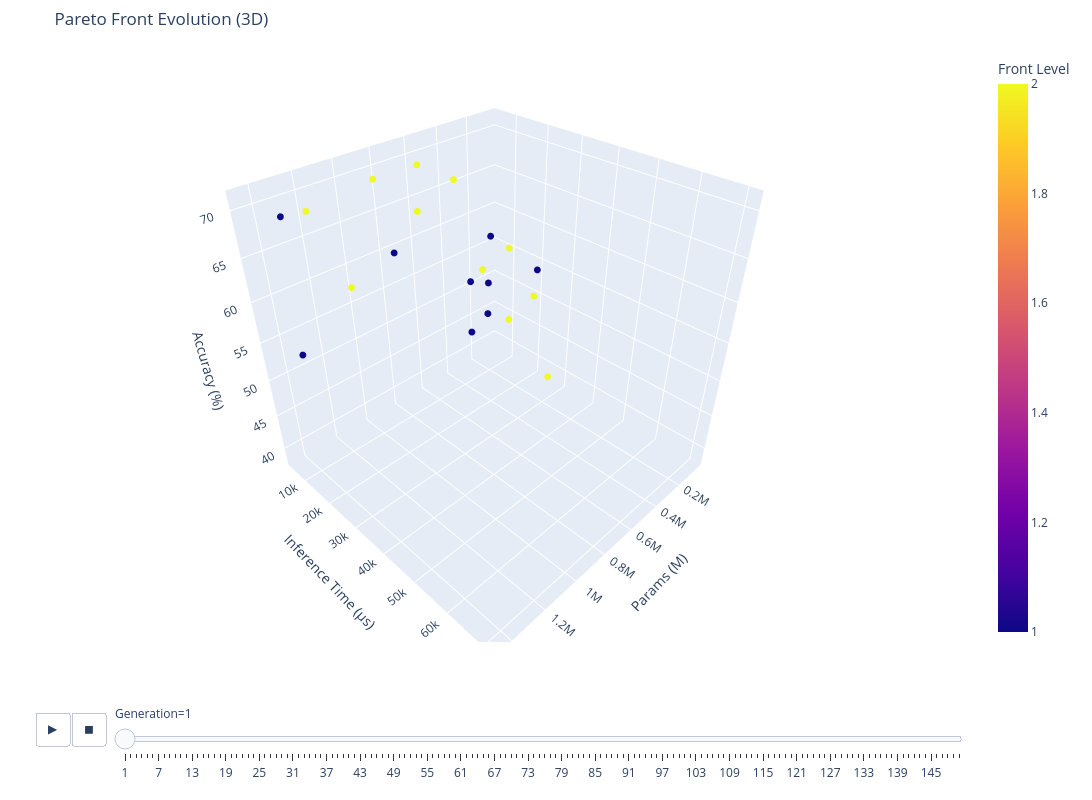

Here is the notebook cell this chart was saved with:
### Code cell
# To show 3D animation:
plot_pareto_evolution(history, dims="3d",
                    x="params", y="inference_time", z="accuracy")

### Figure 1 — Plotly figure (JSON) as saved in the notebook; plotly's stock layout.template omitted (floating-point values rounded to 4 significant figures)
{"data": [{"customdata": [[1, 1], [1, 1], [1, 1], [1, 1], [1, 1], [1, 1], [1, 1], [1, 1], [1, 1], [2, 1], [2, 1], [2, 1], [2, 1], [2, 1], [2, 1], [2, 1], [2, 1], [2, 1], [2, 1], [2, 1]], "hovertemplate": "Params: %{x:.2f} M<br>Inference Time: %{y:.2f} µs<br>Accuracy: %{z:.2f}%<br>Front Level: %{customdata[0]}<br>Generation: %{customdata[1]}<extra></extra>", "legendgroup": "", "marker": {"color": [1, 1, 1, 1, 1, 1, 1, 1, 1, 2, 2, 2, 2, 2, 2, 2, 2, 2, 2, 2], "coloraxis": "coloraxis", "size": 4, "symbol": "circle"}, "mode": "markers", "name": "", "scene": "scene", "showlegend": false, "type": "scatter3d", "x": [534600.0, 399700.0, 978700.0, 502300.0, 1427000.0, 615900.0, 179300.0, 542700.0, 1454000.0, 183400.0, 221500.0, 449900.0, 711900.0, 844200.0, 1157000.0, 667400.0, 1176000.0, 323700.0, 45930.0, 379200.0], "y": [25520.0, 20120.0, 19760.0, 24220.0, 15650.0, 24050.0, 25680.0, 20290.0, 16590.0, 25040.0, 18070.0, 10650.0, 12320.0, 5830.0, 15500.0, 10590.0, 3692.0, 22830.0, 25530.0, 16310.0], "z": [53.67, 61.45, 64.27, 57.16, 70.97, 51.67, 56.17, 56.91, 56.47, 52.42, 58.06, 67.18, 65.58, 69.17, 61.09, 70.25, 67.69, 50.0, 38.32, 56.22]}], "layout": {"coloraxis": {"colorbar": {"title": {"text": "Front Level"}}, "colorscale": [[0, "#0d0887"], [0.1111, "#46039f"], [0.2222, "#7201a8"], [0.3333, "#9c179e"], [0.4444, "#bd3786"], [0.5556, "#d8576b"], [0.6667, "#ed7953"], [0.7778, "#fb9f3a"], [0.8889, "#fdca26"], [1, "#f0f921"]]}, "height": 800, "legend": {"tracegroupgap": 0}, "margin": {"b": 20, "l": 20, "r": 20, "t": 50}, "scene": {"domain": {"x": [0, 1], "y": [0, 1]}, "xaxis": {"title": {"text": "Params (M)"}}, "yaxis": {"range": [2723.0, 72960.0], "title": {"text": "Inference Time (µs)"}}, "zaxis": {"title": {"text": "Accuracy (%)"}}}, "sliders": [{"active": 0, "currentvalue": {"prefix": "Generation="}, "len": 0.9, "pad": {"b": 10, "t": 60}, "steps": [{"args": [["1"], {"frame": {"duration": 0, "redraw": true}, "fromcurrent": true, "mode": "immediate", "transition": {"duration": 0, "easing": "linear"}}], "label": "1", "method": "animate"}, {"args": [["2"], {"frame": {"duration": 0, "redraw": true}, "fromcurrent": true, "mode": "immediate", "transition": {"duration": 0, "easing": "linear"}}], "label": "2", "method": "animate"}, {"args": [["3"], {"frame": {"duration": 0, "redraw": true}, "fromcurrent": true, "mode": "immediate", "transition": {"duration": 0, "easing": "linear"}}], "label": "3", "method": "animate"}, {"args": [["4"], {"frame": {"duration": 0, "redraw": true}, "fromcurrent": true, "mode": "immediate", "transition": {"duration": 0, "easing": "linear"}}], "label": "4", "method": "animate"}, {"args": [["5"], {"frame": {"duration": 0, "redraw": true}, "fromcurrent": true, "mode": "immediate", "transition": {"duration": 0, "easing": "linear"}}], "label": "5", "method": "animate"}, {"args": [["6"], {"frame": {"duration": 0, "redraw": true}, "fromcurrent": true, "mode": "immediate", "transition": {"duration": 0, "easing": "linear"}}], "label": "6", "method": "animate"}, {"args": [["7"], {"frame": {"duration": 0, "redraw": true}, "fromcurrent": true, "mode": "immediate", "transition": {"duration": 0, "easing": "linear"}}], "label": "7", "method": "animate"}, {"args": [["8"], {"frame": {"duration": 0, "redraw": true}, "fromcurrent": true, "mode": "immediate", "transition": {"duration": 0, "easing": "linear"}}], "label": "8", "method": "animate"}, {"args": [["9"], {"frame": {"duration": 0, "redraw": true}, "fromcurrent": true, "mode": "immediate", "transition": {"duration": 0, "easing": "linear"}}], "label": "9", "method": "animate"}, {"args": [["10"], {"frame": {"duration": 0, "redraw": true}, "fromcurrent": true, "mode": "immediate", "transition": {"duration": 0, "easing": "linear"}}], "label": "10", "method": "animate"}, {"args": [["11"], {"frame": {"duration": 0, "redraw": true}, "fromcurrent": true, "mode": "immediate", "transition": {"duration": 0, "easing": "linear"}}], "label": "11", "method": "animate"}, {"args": [["12"], {"frame": {"duration": 0, "redraw": true}, "fromcurrent": true, "mode": "immediate", "transition": {"duration": 0, "easing": "linear"}}], "label": "12", "method": "animate"}, {"args": [["13"], {"frame": {"duration": 0, "redraw": true}, "fromcurrent": true, "mode": "immediate", "transition": {"duration": 0, "easing": "linear"}}], "label": "13", "method": "animate"}, {"args": [["14"], {"frame": {"duration": 0, "redraw": true}, "fromcurrent": true, "mode": "immediate", "transition": {"duration": 0, "easing": "linear"}}], "label": "14", "method": "animate"}, {"args": [["15"], {"frame": {"duration": 0, "redraw": true}, "fromcurrent": true, "mode": "immediate", "transition": {"duration": 0, "easing": "linear"}}], "label": "15", "method": "animate"}, {"args": [["16"], {"frame": {"duration": 0, "redraw": true}, "fromcurrent": true, "mode": "immediate", "transition": {"duration": 0, "easing": "linear"}}], "label": "16", "method": "animate"}, {"args": [["17"], {"frame": {"duration": 0, "redraw": true}, "fromcurrent": true, "mode": "immediate", "transition": {"duration": 0, "easing": "linear"}}], "label": "17", "method": "animate"}, {"args": [["18"], {"frame": {"duration": 0, "redraw": true}, "fromcurrent": true, "mode": "immediate", "transition": {"duration": 0, "easing": "linear"}}], "label": "18", "method": "animate"}, {"args": [["19"], {"frame": {"duration": 0, "redraw": true}, "fromcurrent": true, "mode": "immediate", "transition": {"duration": 0, "easing": "linear"}}], "label": "19", "method": "animate"}, {"args": [["20"], {"frame": {"duration": 0, "redraw": true}, "fromcurrent": true, "mode": "immediate", "transition": {"duration": 0, "easing": "linear"}}], "label": "20", "method": "animate"}, {"args": [["21"], {"frame": {"duration": 0, "redraw": true}, "fromcurrent": true, "mode": "immediate", "transition": {"duration": 0, "easing": "linear"}}], "label": "21", "method": "animate"}, {"args": [["22"], {"frame": {"duration": 0, "redraw": true}, "fromcurrent": true, "mode": "immediate", "transition": {"duration": 0, "easing": "linear"}}], "label": "22", "method": "animate"}, {"args": [["23"], {"frame": {"duration": 0, "redraw": true}, "fromcurrent": true, "mode": "immediate", "transition": {"duration": 0, "easing": "linear"}}], "label": "23", "method": "animate"}, {"args": [["24"], {"frame": {"duration": 0, "redraw": true}, "fromcurrent": true, "mode": "immediate", "transition": {"duration": 0, "easing": "linear"}}], "label": "24", "method": "animate"}, {"args": [["25"], {"frame": {"duration": 0, "redraw": true}, "fromcurrent": true, "mode": "immediate", "transition": {"duration": 0, "easing": "linear"}}], "label": "25", "method": "animate"}, {"args": [["26"], {"frame": {"duration": 0, "redraw": true}, "fromcurrent": true, "mode": "immediate", "transition": {"duration": 0, "easing": "linear"}}], "label": "26", "method": "animate"}, {"args": [["27"], {"frame": {"duration": 0, "redraw": true}, "fromcurrent": true, "mode": "immediate", "transition": {"duration": 0, "easing": "linear"}}], "label": "27", "method": "animate"}, {"args": [["28"], {"frame": {"duration": 0, "redraw": true}, "fromcurrent": true, "mode": "immediate", "transition": {"duration": 0, "easing": "linear"}}], "label": "28", "method": "animate"}, {"args": [["29"], {"frame": {"duration": 0, "redraw": true}, "fromcurrent": true, "mode": "immediate", "transition": {"duration": 0, "easing": "linear"}}], "label": "29", "method": "animate"}, {"args": [["30"], {"frame": {"duration": 0, "redraw": true}, "fromcurrent": true, "mode": "immediate", "transition": {"duration": 0, "easing": "linear"}}], "label": "30", "method": "animate"}, {"args": [["31"], {"frame": {"duration": 0, "redraw": true}, "fromcurrent": true, "mode": "immediate", "transition": {"duration": 0, "easing": "linear"}}], "label": "31", "method": "animate"}, {"args": [["32"], {"frame": {"duration": 0, "redraw": true}, "fromcurrent": true, "mode": "immediate", "transition": {"duration": 0, "easing": "linear"}}], "label": "32", "method": "animate"}, {"args": [["33"], {"frame": {"duration": 0, "redraw": true}, "fromcurrent": true, "mode": "immediate", "transition": {"duration": 0, "easing": "linear"}}], "label": "33", "method": "animate"}, {"args": [["34"], {"frame": {"duration": 0, "redraw": true}, "fromcurrent": true, "mode": "immediate", "transition": {"duration": 0, "easing": "linear"}}], "label": "34", "method": "animate"}, {"args": [["35"], {"frame": {"duration": 0, "redraw": true}, "fromcurrent": true, "mode": "immediate", "transition": {"duration": 0, "easing": "linear"}}], "label": "35", "method": "animate"}, {"args": [["36"], {"frame": {"duration": 0, "redraw": true}, "fromcurrent": true, "mode": "immediate", "transition": {"duration": 0, "easing": "linear"}}], "label": "36", "method": "animate"}, {"args": [["37"], {"frame": {"duration": 0, "redraw": true}, "fromcurrent": true, "mode": "immediate", "transition": {"duration": 0, "easing": "linear"}}], "label": "37", "method": "animate"}, {"args": [["38"], {"frame": {"duration": 0, "redraw": true}, "fromcurrent": true, "mode": "immediate", "transition": {"duration": 0, "easing": "linear"}}], "label": "38", "method": "animate"}, {"args": [["39"], {"frame": {"duration": 0, "redraw": true}, "fromcurrent": true, "mode": "immediate", "transition": {"duration": 0, "easing": "linear"}}], "label": "39", "method": "animate"}, {"args": [["40"], {"frame": {"duration": 0, "redraw": true}, "fromcurrent": true, "mode": "immediate", "transition": {"duration": 0, "easing": "linear"}}], "label": "40", "method": "animate"}, {"args": [["41"], {"frame": {"duration": 0, "redraw": true}, "fromcurrent": true, "mode": "immediate", "transition": {"duration": 0, "easing": "linear"}}], "label": "41", "method": "animate"}, {"args": [["42"], {"frame": {"duration": 0, "redraw": true}, "fromcurrent": true, "mode": "immediate", "transition": {"duration": 0, "easing": "linear"}}], "label": "42", "method": "animate"}, {"args": [["43"], {"frame": {"duration": 0, "redraw": true}, "fromcurrent": true, "mode": "immediate", "transition": {"duration": 0, "easing": "linear"}}], "label": "43", "method": "animate"}, {"args": [["44"], {"frame": {"duration": 0, "redraw": true}, "fromcurrent": true, "mode": "immediate", "transition": {"duration": 0, "easing": "linear"}}], "label": "44", "method": "animate"}, {"args": [["45"], {"frame": {"duration": 0, "redraw": true}, "fromcurrent": true, "mode": "immediate", "transition": {"duration": 0, "easing": "linear"}}], "label": "45", "method": "animate"}, {"args": [["46"], {"frame": {"duration": 0, "redraw": true}, "fromcurrent": true, "mode": "immediate", "transition": {"duration": 0, "easing": "linear"}}], "label": "46", "method": "animate"}, {"args": [["47"], {"frame": {"duration": 0, "redraw": true}, "fromcurrent": true, "mode": "immediate", "transition": {"duration": 0, "easing": "linear"}}], "label": "47", "method": "animate"}, {"args": [["48"], {"frame": {"duration": 0, "redraw": true}, "fromcurrent": true, "mode": "immediate", "transition": {"duration": 0, "easing": "linear"}}], "label": "48", "method": "animate"}, {"args": [["49"], {"frame": {"duration": 0, "redraw": true}, "fromcurrent": true, "mode": "immediate", "transition": {"duration": 0, "easing": "linear"}}], "label": "49", "method": "animate"}, {"args": [["50"], {"frame": {"duration": 0, "redraw": true}, "fromcurrent": true, "mode": "immediate", "transition": {"duration": 0, "easing": "linear"}}], "label": "50", "method": "animate"}, {"args": [["51"], {"frame": {"duration": 0, "redraw": true}, "fromcurrent": true, "mode": "immediate", "transition": {"duration": 0, "easing": "linear"}}], "label": "51", "method": "animate"}, {"args": [["52"], {"frame": {"duration": 0, "redraw": true}, "fromcurrent": true, "mode": "immediate", "transition": {"duration": 0, "easing": "linear"}}], "label": "52", "method": "animate"}, {"args": [["53"], {"frame": {"duration": 0, "redraw": true}, "fromcurrent": true, "mode": "immediate", "transition": {"duration": 0, "easing": "linear"}}], "label": "53", "method": "animate"}, {"args": [["54"], {"frame": {"duration": 0, "redraw": true}, "fromcurrent": true, "mode": "immediate", "transition": {"duration": 0, "easing": "linear"}}], "label": "54", "method": "animate"}, {"args": [["55"], {"frame": {"duration": 0, "redraw": true}, "fromcurrent": true, "mode": "immediate", "transition": {"duration": 0, "easing": "linear"}}], "label": "55", "method": "animate"}, {"args": [["56"], {"frame": {"duration": 0, "redraw": true}, "fromcurrent": true, "mode": "immediate", "transition": {"duration": 0, "easing": "linear"}}], "label": "56", "method": "animate"}, {"args": [["57"], {"frame": {"duration": 0, "redraw": true}, "fromcurrent": true, "mode": "immediate", "transition": {"duration": 0, "easing": "linear"}}], "label": "57", "method": "animate"}, {"args": [["58"], {"frame": {"duration": 0, "redraw": true}, "fromcurrent": true, "mode": "immediate", "transition": {"duration": 0, "easing": "linear"}}], "label": "58", "method": "animate"}, {"args": [["59"], {"frame": {"duration": 0, "redraw": true}, "fromcurrent": true, "mode": "immediate", "transition": {"duration": 0, "easing": "linear"}}], "label": "59", "method": "animate"}, {"args": [["60"], {"frame": {"duration": 0, "redraw": true}, "fromcurrent": true, "mode": "immediate", "transition": {"duration": 0, "easing": "linear"}}], "label": "60", "method": "animate"}, {"args": [["61"], {"frame": {"duration": 0, "redraw": true}, "fromcurrent": true, "mode": "immediate", "transition": {"duration": 0, "easing": "linear"}}], "label": "61", "method": "animate"}, {"args": [["62"], {"frame": {"duration": 0, "redraw": true}, "fromcurrent": true, "mode": "immediate", "transition": {"duration": 0, "easing": "linear"}}], "label": "62", "method": "animate"}, {"args": [["63"], {"frame": {"duration": 0, "redraw": true}, "fromcurrent": true, "mode": "immediate", "transition": {"duration": 0, "easing": "linear"}}], "label": "63", "method": "animate"}, {"args": [["64"], {"frame": {"duration": 0, "redraw": true}, "fromcurrent": true, "mode": "immediate", "transition": {"duration": 0, "easing": "linear"}}], "label": "64", "method": "animate"}, {"args": [["65"], {"frame": {"duration": 0, "redraw": true}, "fromcurrent": true, "mode": "immediate", "transition": {"duration": 0, "easing": "linear"}}], "label": "65", "method": "animate"}, {"args": [["66"], {"frame": {"duration": 0, "redraw": true}, "fromcurrent": true, "mode": "immediate", "transition": {"duration": 0, "easing": "linear"}}], "label": "66", "method": "animate"}, {"args": [["67"], {"frame": {"duration": 0, "redraw": true}, "fromcurrent": true, "mode": "immediate", "transition": {"duration": 0, "easing": "linear"}}], "label": "67", "method": "animate"}, {"args": [["68"], {"frame": {"duration": 0, "redraw": true}, "fromcurrent": true, "mode": "immediate", "transition": {"duration": 0, "easing": "linear"}}], "label": "68", "method": "animate"}, {"args": [["69"], {"frame": {"duration": 0, "redraw": true}, "fromcurrent": true, "mode": "immediate", "transition": {"duration": 0, "easing": "linear"}}], "label": "69", "method": "animate"}, {"args": [["70"], {"frame": {"duration": 0, "redraw": true}, "fromcurrent": true, "mode": "immediate", "transition": {"duration": 0, "easing": "linear"}}], "label": "70", "method": "animate"}, {"args": [["71"], {"frame": {"duration": 0, "redraw": true}, "fromcurrent": true, "mode": "immediate", "transition": {"duration": 0, "easing": "linear"}}], "label": "71", "method": "animate"}, {"args": [["72"], {"frame": {"duration": 0, "redraw": true}, "fromcurrent": true, "mode": "immediate", "transition": {"duration": 0, "easing": "linear"}}], "label": "72", "method": "animate"}, {"args": [["73"], {"frame": {"duration": 0, "redraw": true}, "fromcurrent": true, "mode": "immediate", "transition": {"duration": 0, "easing": "linear"}}], "label": "73", "method": "animate"}, {"args": [["74"], {"frame": {"duration": 0, "redraw": true}, "fromcurrent": true, "mode": "immediate", "transition": {"duration": 0, "easing": "linear"}}], "label": "74", "method": "animate"}, {"args": [["75"], {"frame": {"duration": 0, "redraw": true}, "fromcurrent": true, "mode": "immediate", "transition": {"duration": 0, "easing": "linear"}}], "label": "75", "method": "animate"}, {"args": [["76"], {"frame": {"duration": 0, "redraw": true}, "fromcurrent": true, "mode": "immediate", "transition": {"duration": 0, "easing": "linear"}}], "label": "76", "method": "animate"}, {"args": [["77"], {"frame": {"duration": 0, "redraw": true}, "fromcurrent": true, "mode": "immediate", "transition": {"duration": 0, "easing": "linear"}}], "label": "77", "method": "animate"}, {"args": [["78"], {"frame": {"duration": 0, "redraw": true}, "fromcurrent": true, "mode": "immediate", "transition": {"duration": 0, "easing": "linear"}}], "label": "78", "method": "animate"}, {"args": [["79"], {"frame": {"duration": 0, "redraw": true}, "fromcurrent": true, "mode": "immediate", "transition": {"duration": 0, "easing": "linear"}}], "label": "79", "method": "animate"}, {"args": [["80"], {"frame": {"duration": 0, "redraw": true}, "fromcurrent": true, "mode": "immediate", "transition": {"duration": 0, "easing": "linear"}}], "label": "80", "method": "animate"}, {"args": [["81"], {"frame": {"duration": 0, "redraw": true}, "fromcurrent": true, "mode": "immediate", "transition": {"duration": 0, "easing": "linear"}}], "label": "81", "method": "animate"}, {"args": [["82"], {"frame": {"duration": 0, "redraw": true}, "fromcurrent": true, "mode": "immediate", "transition": {"duration": 0, "easing": "linear"}}], "label": "82", "method": "animate"}, {"args": [["83"], {"frame": {"duration": 0, "redraw": true}, "fromcurrent": true, "mode": "immediate", "transition": {"duration": 0, "easing": "linear"}}], "label": "83", "method": "animate"}, {"args": [["84"], {"frame": {"duration": 0, "redraw": true}, "fromcurrent": true, "mode": "immediate", "transition": {"duration": 0, "easing": "linear"}}], "label": "84", "method": "animate"}, {"args": [["85"], {"frame": {"duration": 0, "redraw": true}, "fromcurrent": true, "mode": "immediate", "transition": {"duration": 0, "easing": "linear"}}], "label": "85", "method": "animate"}, {"args": [["86"], {"frame": {"duration": 0, "redraw": true}, "fromcurrent": true, "mode": "immediate", "transition": {"duration": 0, "easing": "linear"}}], "label": "86", "method": "animate"}, {"args": [["87"], {"frame": {"duration": 0, "redraw": true}, "fromcurrent": true, "mode": "immediate", "transition": {"duration": 0, "easing": "linear"}}], "label": "87", "method": "animate"}, {"args": [["88"], {"frame": {"duration": 0, "redraw": true}, "fromcurrent": true, "mode": "immediate", "transition": {"duration": 0, "easing": "linear"}}], "label": "88", "method": "animate"}, {"args": [["89"], {"frame": {"duration": 0, "redraw": true}, "fromcurrent": true, "mode": "immediate", "transition": {"duration": 0, "easing": "linear"}}], "label": "89", "method": "animate"}, {"args": [["90"], {"frame": {"duration": 0, "redraw": true}, "fromcurrent": true, "mode": "immediate", "transition": {"duration": 0, "easing": "linear"}}], "label": "90", "method": "animate"}, {"args": [["91"], {"frame": {"duration": 0, "redraw": true}, "fromcurrent": true, "mode": "immediate", "transition": {"duration": 0, "easing": "linear"}}], "label": "91", "method": "animate"}, {"args": [["92"], {"frame": {"duration": 0, "redraw": true}, "fromcurrent": true, "mode": "immediate", "transition": {"duration": 0, "easing": "linear"}}], "label": "92", "method": "animate"}, {"args": [["93"], {"frame": {"duration": 0, "redraw": true}, "fromcurrent": true, "mode": "immediate", "transition": {"duration": 0, "easing": "linear"}}], "label": "93", "method": "animate"}, {"args": [["94"], {"frame": {"duration": 0, "redraw": true}, "fromcurrent": true, "mode": "immediate", "transition": {"duration": 0, "easing": "linear"}}], "label": "94", "method": "animate"}, {"args": [["95"], {"frame": {"duration": 0, "redraw": true}, "fromcurrent": true, "mode": "immediate", "transition": {"duration": 0, "easing": "linear"}}], "label": "95", "method": "animate"}, {"args": [["96"], {"frame": {"duration": 0, "redraw": true}, "fromcurrent": true, "mode": "immediate", "transition": {"duration": 0, "easing": "linear"}}], "label": "96", "method": "animate"}, {"args": [["97"], {"frame": {"duration": 0, "redraw": true}, "fromcurrent": true, "mode": "immediate", "transition": {"duration": 0, "easing": "linear"}}], "label": "97", "method": "animate"}, {"args": [["98"], {"frame": {"duration": 0, "redraw": true}, "fromcurrent": true, "mode": "immediate", "transition": {"duration": 0, "easing": "linear"}}], "label": "98", "method": "animate"}, {"args": [["99"], {"frame": {"duration": 0, "redraw": true}, "fromcurrent": true, "mode": "immediate", "transition": {"duration": 0, "easing": "linear"}}], "label": "99", "method": "animate"}, {"args": [["100"], {"frame": {"duration": 0, "redraw": true}, "fromcurrent": true, "mode": "immediate", "transition": {"duration": 0, "easing": "linear"}}], "label": "100", "method": "animate"}, {"args": [["101"], {"frame": {"duration": 0, "redraw": true}, "fromcurrent": true, "mode": "immediate", "transition": {"duration": 0, "easing": "linear"}}], "label": "101", "method": "animate"}, {"args": [["102"], {"frame": {"duration": 0, "redraw": true}, "fromcurrent": true, "mode": "immediate", "transition": {"duration": 0, "easing": "linear"}}], "label": "102", "method": "animate"}, {"args": [["103"], {"frame": {"duration": 0, "redraw": true}, "fromcurrent": true, "mode": "immediate", "transition": {"duration": 0, "easing": "linear"}}], "label": "103", "method": "animate"}, {"args": [["104"], {"frame": {"duration": 0, "redraw": true}, "fromcurrent": true, "mode": "immediate", "transition": {"duration": 0, "easing": "linear"}}], "label": "104", "method": "animate"}, {"args": [["105"], {"frame": {"duration": 0, "redraw": true}, "fromcurrent": true, "mode": "immediate", "transition": {"duration": 0, "easing": "linear"}}], "label": "105", "method": "animate"}, {"args": [["106"], {"frame": {"duration": 0, "redraw": true}, "fromcurrent": true, "mode": "immediate", "transition": {"duration": 0, "easing": "linear"}}], "label": "106", "method": "animate"}, {"args": [["107"], {"frame": {"duration": 0, "redraw": true}, "fromcurrent": true, "mode": "immediate", "transition": {"duration": 0, "easing": "linear"}}], "label": "107", "method": "animate"}, {"args": [["108"], {"frame": {"duration": 0, "redraw": true}, "fromcurrent": true, "mode": "immediate", "transition": {"duration": 0, "easing": "linear"}}], "label": "108", "method": "animate"}, {"args": [["109"], {"frame": {"duration": 0, "redraw": true}, "fromcurrent": true, "mode": "immediate", "transition": {"duration": 0, "easing": "linear"}}], "label": "109", "method": "animate"}, {"args": [["110"], {"frame": {"duration": 0, "redraw": true}, "fromcurrent": true, "mode": "immediate", "transition": {"duration": 0, "easing": "linear"}}], "label": "110", "method": "animate"}, {"args": [["111"], {"frame": {"duration": 0, "redraw": true}, "fromcurrent": true, "mode": "immediate", "transition": {"duration": 0, "easing": "linear"}}], "label": "111", "method": "animate"}, {"args": [["112"], {"frame": {"duration": 0, "redraw": true}, "fromcurrent": true, "mode": "immediate", "transition": {"duration": 0, "easing": "linear"}}], "label": "112", "method": "animate"}, {"args": [["113"], {"frame": {"duration": 0, "redraw": true}, "fromcurrent": true, "mode": "immediate", "transition": {"duration": 0, "easing": "linear"}}], "label": "113", "method": "animate"}, {"args": [["114"], {"frame": {"duration": 0, "redraw": true}, "fromcurrent": true, "mode": "immediate", "transition": {"duration": 0, "easing": "linear"}}], "label": "114", "method": "animate"}, {"args": [["115"], {"frame": {"duration": 0, "redraw": true}, "fromcurrent": true, "mode": "immediate", "transition": {"duration": 0, "easing": "linear"}}], "label": "115", "method": "animate"}, {"args": [["116"], {"frame": {"duration": 0, "redraw": true}, "fromcurrent": true, "mode": "immediate", "transition": {"duration": 0, "easing": "linear"}}], "label": "116", "method": "animate"}, {"args": [["117"], {"frame": {"duration": 0, "redraw": true}, "fromcurrent": true, "mode": "immediate", "transition": {"duration": 0, "easing": "linear"}}], "label": "117", "method": "animate"}, {"args": [["118"], {"frame": {"duration": 0, "redraw": true}, "fromcurrent": true, "mode": "immediate", "transition": {"duration": 0, "easing": "linear"}}], "label": "118", "method": "animate"}, {"args": [["119"], {"frame": {"duration": 0, "redraw": true}, "fromcurrent": true, "mode": "immediate", "transition": {"duration": 0, "easing": "linear"}}], "label": "119", "method": "animate"}, {"args": [["120"], {"frame": {"duration": 0, "redraw": true}, "fromcurrent": true, "mode": "immediate", "transition": {"duration": 0, "easing": "linear"}}], "label": "120", "method": "animate"}, {"args": [["121"], {"frame": {"duration": 0, "redraw": true}, "fromcurrent": true, "mode": "immediate", "transition": {"duration": 0, "easing": "linear"}}], "label": "121", "method": "animate"}, {"args": [["122"], {"frame": {"duration": 0, "redraw": true}, "fromcurrent": true, "mode": "immediate", "transition": {"duration": 0, "easing": "linear"}}], "label": "122", "method": "animate"}, {"args": [["123"], {"frame": {"duration": 0, "redraw": true}, "fromcurrent": true, "mode": "immediate", "transition": {"duration": 0, "easing": "linear"}}], "label": "123", "method": "animate"}, {"args": [["124"], {"frame": {"duration": 0, "redraw": true}, "fromcurrent": true, "mode": "immediate", "transition": {"duration": 0, "easing": "linear"}}], "label": "124", "method": "animate"}, {"args": [["125"], {"frame": {"duration": 0, "redraw": true}, "fromcurrent": true, "mode": "immediate", "transition": {"duration": 0, "easing": "linear"}}], "label": "125", "method": "animate"}, {"args": [["126"], {"frame": {"duration": 0, "redraw": true}, "fromcurrent": true, "mode": "immediate", "transition": {"duration": 0, "easing": "linear"}}], "label": "126", "method": "animate"}, {"args": [["127"], {"frame": {"duration": 0, "redraw": true}, "fromcurrent": true, "mode": "immediate", "transition": {"duration": 0, "easing": "linear"}}], "label": "127", "method": "animate"}, {"args": [["128"], {"frame": {"duration": 0, "redraw": true}, "fromcurrent": true, "mode": "immediate", "transition": {"duration": 0, "easing": "linear"}}], "label": "128", "method": "animate"}, {"args": [["129"], {"frame": {"duration": 0, "redraw": true}, "fromcurrent": true, "mode": "immediate", "transition": {"duration": 0, "easing": "linear"}}], "label": "129", "method": "animate"}, {"args": [["130"], {"frame": {"duration": 0, "redraw": true}, "fromcurrent": true, "mode": "immediate", "transition": {"duration": 0, "easing": "linear"}}], "label": "130", "method": "animate"}, {"args": [["131"], {"frame": {"duration": 0, "redraw": true}, "fromcurrent": true, "mode": "immediate", "transition": {"duration": 0, "easing": "linear"}}], "label": "131", "method": "animate"}, {"args": [["132"], {"frame": {"duration": 0, "redraw": true}, "fromcurrent": true, "mode": "immediate", "transition": {"duration": 0, "easing": "linear"}}], "label": "132", "method": "animate"}, {"args": [["133"], {"frame": {"duration": 0, "redraw": true}, "fromcurrent": true, "mode": "immediate", "transition": {"duration": 0, "easing": "linear"}}], "label": "133", "method": "animate"}, {"args": [["134"], {"frame": {"duration": 0, "redraw": true}, "fromcurrent": true, "mode": "immediate", "transition": {"duration": 0, "easing": "linear"}}], "label": "134", "method": "animate"}, {"args": [["135"], {"frame": {"duration": 0, "redraw": true}, "fromcurrent": true, "mode": "immediate", "transition": {"duration": 0, "easing": "linear"}}], "label": "135", "method": "animate"}, {"args": [["136"], {"frame": {"duration": 0, "redraw": true}, "fromcurrent": true, "mode": "immediate", "transition": {"duration": 0, "easing": "linear"}}], "label": "136", "method": "animate"}, {"args": [["137"], {"frame": {"duration": 0, "redraw": true}, "fromcurrent": true, "mode": "immediate", "transition": {"duration": 0, "easing": "linear"}}], "label": "137", "method": "animate"}, {"args": [["138"], {"frame": {"duration": 0, "redraw": true}, "fromcurrent": true, "mode": "immediate", "transition": {"duration": 0, "easing": "linear"}}], "label": "138", "method": "animate"}, {"args": [["139"], {"frame": {"duration": 0, "redraw": true}, "fromcurrent": true, "mode": "immediate", "transition": {"duration": 0, "easing": "linear"}}], "label": "139", "method": "animate"}, {"args": [["140"], {"frame": {"duration": 0, "redraw": true}, "fromcurrent": true, "mode": "immediate", "transition": {"duration": 0, "easing": "linear"}}], "label": "140", "method": "animate"}, {"args": [["141"], {"frame": {"duration": 0, "redraw": true}, "fromcurrent": true, "mode": "immediate", "transition": {"duration": 0, "easing": "linear"}}], "label": "141", "method": "animate"}, {"args": [["142"], {"frame": {"duration": 0, "redraw": true}, "fromcurrent": true, "mode": "immediate", "transition": {"duration": 0, "easing": "linear"}}], "label": "142", "method": "animate"}, {"args": [["143"], {"frame": {"duration": 0, "redraw": true}, "fromcurrent": true, "mode": "immediate", "transition": {"duration": 0, "easing": "linear"}}], "label": "143", "method": "animate"}, {"args": [["144"], {"frame": {"duration": 0, "redraw": true}, "fromcurrent": true, "mode": "immediate", "transition": {"duration": 0, "easing": "linear"}}], "label": "144", "method": "animate"}, {"args": [["145"], {"frame": {"duration": 0, "redraw": true}, "fromcurrent": true, "mode": "immediate", "transition": {"duration": 0, "easing": "linear"}}], "label": "145", "method": "animate"}, {"args": [["146"], {"frame": {"duration": 0, "redraw": true}, "fromcurrent": true, "mode": "immediate", "transition": {"duration": 0, "easing": "linear"}}], "label": "146", "method": "animate"}, {"args": [["147"], {"frame": {"duration": 0, "redraw": true}, "fromcurrent": true, "mode": "immediate", "transition": {"duration": 0, "easing": "linear"}}], "label": "147", "method": "animate"}, {"args": [["148"], {"frame": {"duration": 0, "redraw": true}, "fromcurrent": true, "mode": "immediate", "transition": {"duration": 0, "easing": "linear"}}], "label": "148", "method": "animate"}, {"args": [["149"], {"frame": {"duration": 0, "redraw": true}, "fromcurrent": true, "mode": "immediate", "transition": {"duration": 0, "easing": "linear"}}], "label": "149", "method": "animate"}, {"args": [["150"], {"frame": {"duration": 0, "redraw": true}, "fromcurrent": true, "mode": "immediate", "transition": {"duration": 0, "easing": "linear"}}], "label": "150", "method": "animate"}], "x": 0.1, "xanchor": "left", "y": 0, "yanchor": "top"}], "title": {"text": "Pareto Front Evolution (3D)"}, "updatemenus": [{"buttons": [{"args": [null, {"frame": {"duration": 500, "redraw": true}, "fromcurrent": true, "mode": "immediate", "transition": {"duration": 500, "easing": "linear"}}], "label": "&#9654;", "method": "animate"}, {"args": [[null], {"frame": {"duration": 0, "redraw": true}, "fromcurrent": true, "mode": "immediate", "transition": {"duration": 0, "easing": "linear"}}], "label": "&#9724;", "method": "animate"}], "direction": "left", "pad": {"r": 10, "t": 70}, "showactive": false, "type": "buttons", "x": 0.1, "xanchor": "right", "y": 0, "yanchor": "top"}], "width": 1200}}
